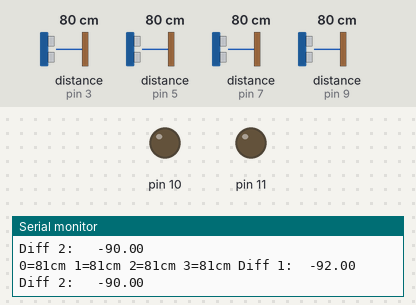
This sketch was run on a simulated Arduino Mega 2560, built with avr-gcc and run on an emulated ATmega2560. Shown: output pins drawn as LEDs (lit = HIGH), the last lines printed to the serial monitor. The test bench sets the inputs (shaded band); at power-on: distance to the obstacle (sensors on pin 3, pin 5, pin 7, pin 9) 80 cm. The echo pulse lasts 58.3 µs per cm.

Above: at 1.2 s.
1.3 s: distance to the obstacle (sensor on pin 3) set to 2 cm
4.3 s: distance to the obstacle (sensor on pin 5) set to 53 cm
5.8 s: distance to the obstacle (sensor on pin 5) set to 47 cm
At 7.2 s:
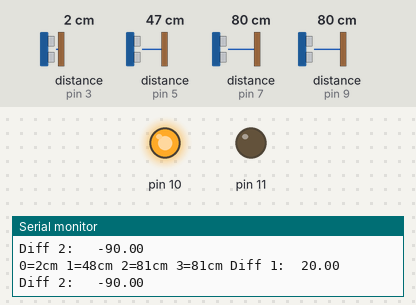
7.5 s: distance to the obstacle (sensor on pin 5) set to 60 cm
At 7.9 s:
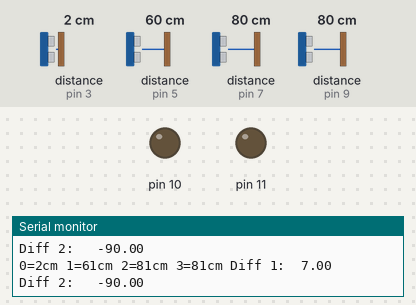
9.1 s: distance to the obstacle (sensor on pin 5) set to 2 cm
At 9.8 s:
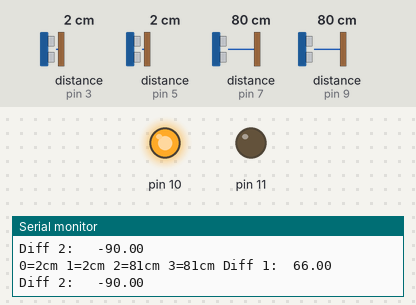
Timing chart, 0 to 11.8 s (numbered marks = the images above; inputs shaded):
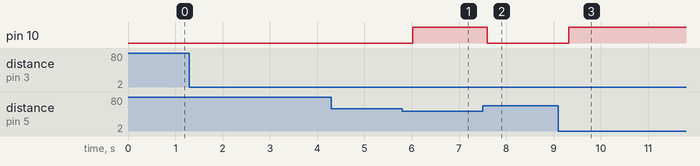

Measured:
- the behaviour switches between 50 and 49 cm on distance to the obstacle (sensor on pin 5) (found by bisection; images 0 and 1)
- after the input at 5.8 s, pin 10: LOW → HIGH after 0.22 s
- after the input at 7.5 s, pin 10: HIGH → LOW after 0.10 s
- after the input at 9.1 s, pin 10: LOW → HIGH after 0.22 s

The sketch:

_4inone.ino
```cpp
// ---------------------------------------------------------------------------
// This example code was used to successfully communicate with 15 ultrasonic sensors. You can adjust
// the number of sensors in your project by changing SONAR_NUM and the number of NewPing objects in the
// "sonar" array. You also need to change the pins for each sensor for the NewPing objects. Each sensor
// is pinged at 33ms intervals. So, one cycle of all sensors takes 495ms (33 * 15 = 495ms). The results
// are sent to the "oneSensorCycle" function which currently just displays the distance data. Your project
// would normally process the sensor results in this function (for example, decide if a robot needs to
// turn and call the turn function). Keep in mind this example is event-driven. Your complete sketch needs
// to be written so there's no "delay" commands and the loop() cycles at faster than a 33ms rate. If other
// processes take longer than 33ms, you'll need to increase PING_INTERVAL so it doesn't get behind.
// ---------------------------------------------------------------------------
#include <NewPing.h>

#define SONAR_NUM     4 // Number of sensors.
#define MAX_DISTANCE 200 // Maximum distance (in cm) to ping.
#define PING_INTERVAL 33 // Milliseconds between sensor pings (29ms is about the min to avoid cross-sensor echo).

unsigned long pingTimer[SONAR_NUM]; // Holds the times when the next ping should happen for each sensor.
unsigned int cm[SONAR_NUM];         // Where the ping distances are stored.
uint8_t currentSensor = 0;          // Keeps track of which sensor is active.

NewPing sonar[SONAR_NUM] = {     // Sensor object array.
  NewPing(2, 3, MAX_DISTANCE), // Each sensor's trigger pin, echo pin, and max distance to ping.
  NewPing(4, 5, MAX_DISTANCE),
  NewPing(6, 7, MAX_DISTANCE),
  NewPing(8, 9, MAX_DISTANCE)
};

void setup() {
  Serial.begin(115200);
  pingTimer[0] = millis() + 75;           // First ping starts at 75ms, gives time for the Arduino to chill before starting.
  for (uint8_t i = 1; i < SONAR_NUM; i++) // Set the starting time for each sensor.
    pingTimer[i] = pingTimer[i - 1] + PING_INTERVAL;
    pinMode(10, OUTPUT);
    pinMode(11, OUTPUT);
}

void loop() {
  for (uint8_t i = 0; i < SONAR_NUM; i++) { // Loop through all the sensors.
    if (millis() >= pingTimer[i]) {         // Is it this sensor's time to ping?
      pingTimer[i] += PING_INTERVAL * SONAR_NUM;  // Set next time this sensor will be pinged.
      if (i == 0 && currentSensor == SONAR_NUM - 1) oneSensorCycle(); // Sensor ping cycle complete, do something with the results.
      sonar[currentSensor].timer_stop();          // Make sure previous timer is canceled before starting a new ping (insurance).
      currentSensor = i;                          // Sensor being accessed.
      cm[currentSensor] = 0;                      // Make distance zero in case there's no ping echo for this sensor.
      sonar[currentSensor].ping_timer(echoCheck); // Do the ping (processing continues, interrupt will call echoCheck to look for echo).
    }
  }
  // Other code that *DOESN'T* analyze ping results can go here.
}

void echoCheck() { // If ping received, set the sensor distance to array.
  if (sonar[currentSensor].check_timer())
    cm[currentSensor] = sonar[currentSensor].ping_result / US_ROUNDTRIP_CM;
}

void oneSensorCycle() { // Sensor ping cycle complete, do something with the results.
//  The following code would be replaced with your code that does something with the ping results.
  for (uint8_t i = 0; i < SONAR_NUM; i++) {
    Serial.print(i);
    Serial.print("=");
    Serial.print(cm[i]);
    Serial.print("cm ");
  }
    double number1 = 70.0-cm[0]-cm[1];
    double number2 = 72.0-cm[2]-cm[3];
  digitalWrite(10, LOW);
  digitalWrite(11, LOW);
//
  Serial.print("Diff 1:  " );
  Serial.println(number1);
//
  Serial.print("Diff 2:   " );
  Serial.println(number2);
//
    if (number1>17)
    digitalWrite(10, HIGH);
//
  if (number2>17)
    digitalWrite(11, HIGH);


  Serial.println();
}
```
